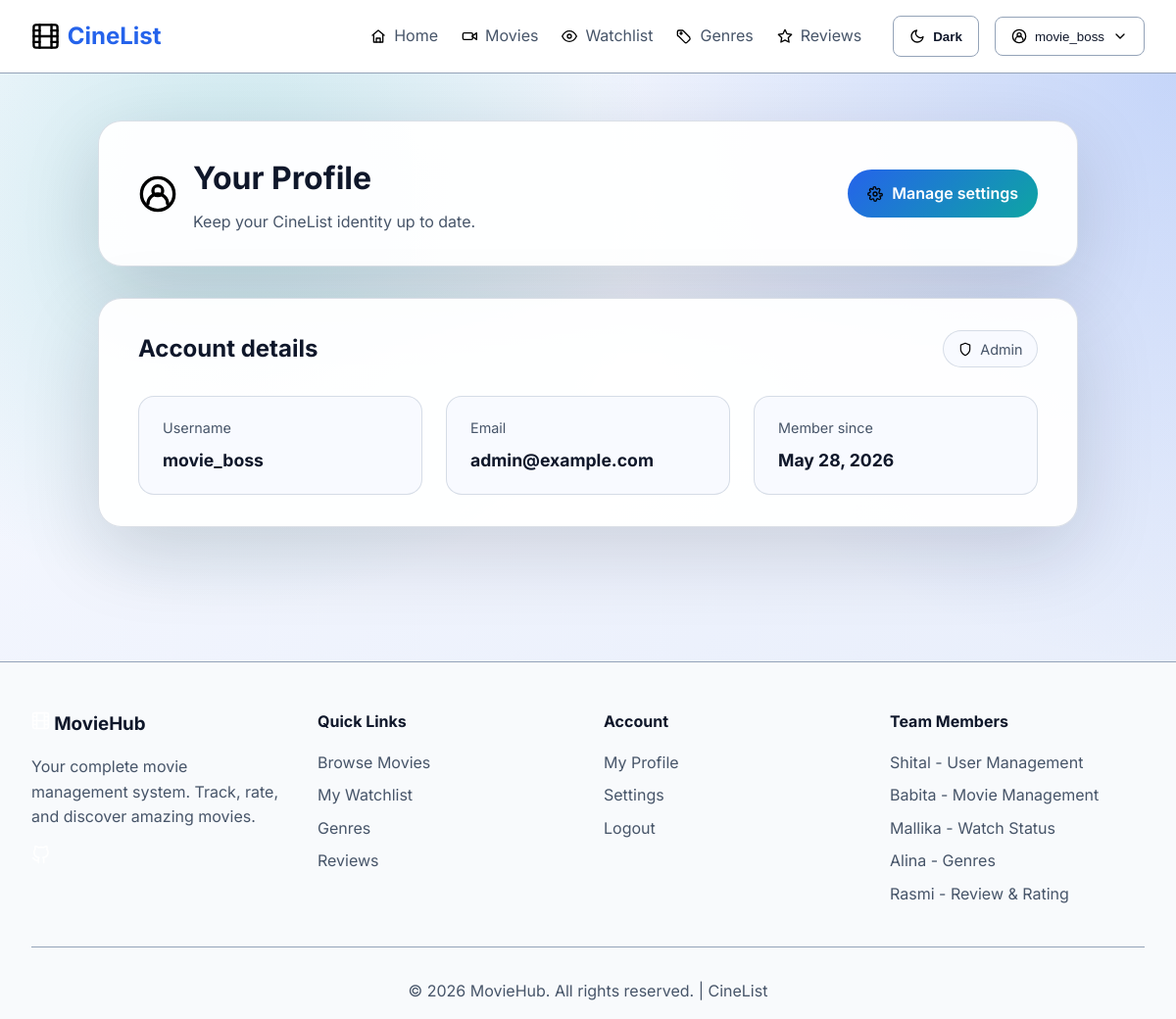
The app's page /profile.php (signed in) with its own data.
### tables this page shows
CREATE TABLE Users (
    user_id INTEGER PRIMARY KEY AUTO_INCREMENT,     
    username VARCHAR(50) NOT NULL UNIQUE,           
    email VARCHAR(255) NOT NULL,                    
    password_hash VARCHAR(255) NOT NULL,            
    is_active TINYINT(1) DEFAULT 1,                 
    is_admin TINYINT(1) DEFAULT 0,                  
    created_at TIMESTAMP DEFAULT CURRENT_TIMESTAMP  
);

### includes/UserManager.php (called while the page is built, shortened)
<?php
class UserManager {
    private $pdo;
    public function __construct(PDO $pdo) {
        $this->pdo = $pdo;
    }
    public function getUserById($userId) {
        $stmt = $this->pdo->prepare(
            'SELECT user_id, username, email, password_hash, is_active, is_admin FROM Users WHERE user_id = :user_id LIMIT 1'
        );
        $stmt->execute(['user_id' => $userId]);
        return $stmt->fetch(PDO::FETCH_ASSOC);
    }
}
?>

### profile.php (the view, shortened to what this page needs)
<?php
$basePath = '';
require_once $basePath . 'includes/db.php';
require_once $basePath . 'includes/UserManager.php';
$userId = (int)$_SESSION['user_id'];
$userManager = new UserManager($pdo);
$user = $userManager->getUserById($userId);
$roleLabel = ((int)($user['is_admin'] ?? 0) === 1) ? 'Admin' : 'Member';
?>
<!DOCTYPE html>
<html lang="en">
<head>
    <link rel="stylesheet" href="assets/style.css">
    <link rel="stylesheet" href="assets/profile.css">
    <link rel="stylesheet" href="https://cdnjs.cloudflare.com/ajax/libs/font-awesome/6.4.0/css/all.min.css">
</head>
<body>
<?php require_once $basePath . 'includes/header.php'; ?>
<section class="profile-shell">
    <div class="profile-container">
        <div class="profile-hero">
            <div class="profile-title">
                <img class="icon" src="assets/icons/user-circle.svg" alt="" aria-hidden="true">
                <div>
                    <h1>Your Profile</h1>
                    <p>Keep your CineList identity up to date.</p>
                </div>
            </div>
            <a class="profile-cta" href="settings.php">
                <img class="icon" src="assets/icons/settings.svg" alt="" aria-hidden="true">
                Manage settings
            </a>
        </div>
        <div class="profile-card">
            <div class="profile-card-header">
                <h2>Account details</h2>
                <span class="profile-role">
                    <img class="icon" src="assets/icons/shield.svg" alt="" aria-hidden="true">
                    <?php echo htmlspecialchars($roleLabel); ?>
                </span>
            </div>
            <div class="profile-grid">
                <div class="profile-item">
                    <span>Username</span>
                    <strong><?php echo htmlspecialchars($user['username'] ?? ''); ?></strong>
                </div>
                <div class="profile-item">
                    <span>Email</span>
                    <strong><?php echo htmlspecialchars($user['email'] ?? ''); ?></strong>
                </div>
                <div class="profile-item">
                    <span>Member since</span>
                    <strong><?php echo htmlspecialchars(date('M d, Y', strtotime($user['created_at'] ?? 'now'))); ?></strong>
                </div>
            </div>
        </div>
    </div>
</section>
<?php require_once $basePath . 'includes/footer.php'; ?>
</html>

### assets/style.css (style rules this page uses)
* { margin: 0; padding: 0; box-sizing: border-box; }
.icon { width: 1em; height: 1em; display: inline-block; object-fit: contain; flex-shrink: 0; filter: var(--icon-filter); }
body { font-family: 'Inter', sans-serif; background: linear-gradient(135deg, var(--page-bg-start) 0%, var(--page-bg-end) 100%); color: var(--text-primary); line-height: 1.6; min-height: 100vh; transition: background 0.4s ease, color 0.3s ease; }

### assets/profile.css (style rules this page uses)
.profile-shell { min-height: calc(100vh - 200px); padding: 3rem 1.5rem 4rem; background: radial-gradient(circle at top right, var(--glow-primary), transparent 45%), radial-gradient(circle at 20% 20%, var(--glow-secondary), transparent 40%), linear-gradient(140deg, var(--page-bg-start), var(--page-bg-end)); }
.profile-container { width: min(1000px, 100%); margin: 0 auto; display: grid; gap: 2rem; }
.profile-hero { background: var(--panel-bg); border: 1px solid var(--panel-border); border-radius: 1.5rem; padding: 2rem 2.5rem; display: flex; justify-content: space-between; align-items: center; gap: 1.5rem; box-shadow: 0 25px 80px var(--panel-shadow); }
.profile-title { display: flex; gap: 1rem; align-items: center; }
.profile-title .icon { width: 2.5rem; height: 2.5rem; }
.profile-title h1 { font-size: 2rem; margin-bottom: 0.4rem; }
.profile-title p { color: var(--text-secondary); }
.profile-cta { display: inline-flex; align-items: center; gap: 0.6rem; padding: 0.75rem 1.25rem; border-radius: 999px; background: linear-gradient(135deg, var(--primary-color), var(--secondary-color)); color: #fff; text-decoration: none; font-weight: 600; transition: transform 0.2s ease, box-shadow 0.2s ease; }
.profile-card { background: var(--panel-bg); border: 1px solid var(--panel-border); border-radius: 1.5rem; padding: 2rem 2.5rem; box-shadow: 0 25px 80px var(--panel-shadow); }
.profile-card-header { display: flex; justify-content: space-between; align-items: center; margin-bottom: 1.75rem; }
.profile-card-header h2 { font-size: 1.5rem; }
.profile-role { display: inline-flex; align-items: center; gap: 0.5rem; padding: 0.4rem 0.9rem; border-radius: 999px; background: var(--panel-muted); border: 1px solid var(--panel-border); font-size: 0.9rem; color: var(--text-secondary); }
.profile-grid { display: grid; grid-template-columns: repeat(auto-fit, minmax(220px, 1fr)); gap: 1.5rem; }
.profile-item { background: var(--panel-muted); border: 1px solid var(--panel-border); border-radius: 1rem; padding: 1.25rem 1.5rem; display: grid; gap: 0.5rem; }
.profile-item span { color: var(--text-secondary); font-size: 0.9rem; }
.profile-item strong { font-size: 1.1rem; }

### records on screen
users: is_admin "Admin", username "movie_boss", email "admin@example.com"

### other values on screen
$userName "movie_boss"
date('M d, Y', strtotime($user['created_at'] ?? 'now')) "May 28, 2026"
